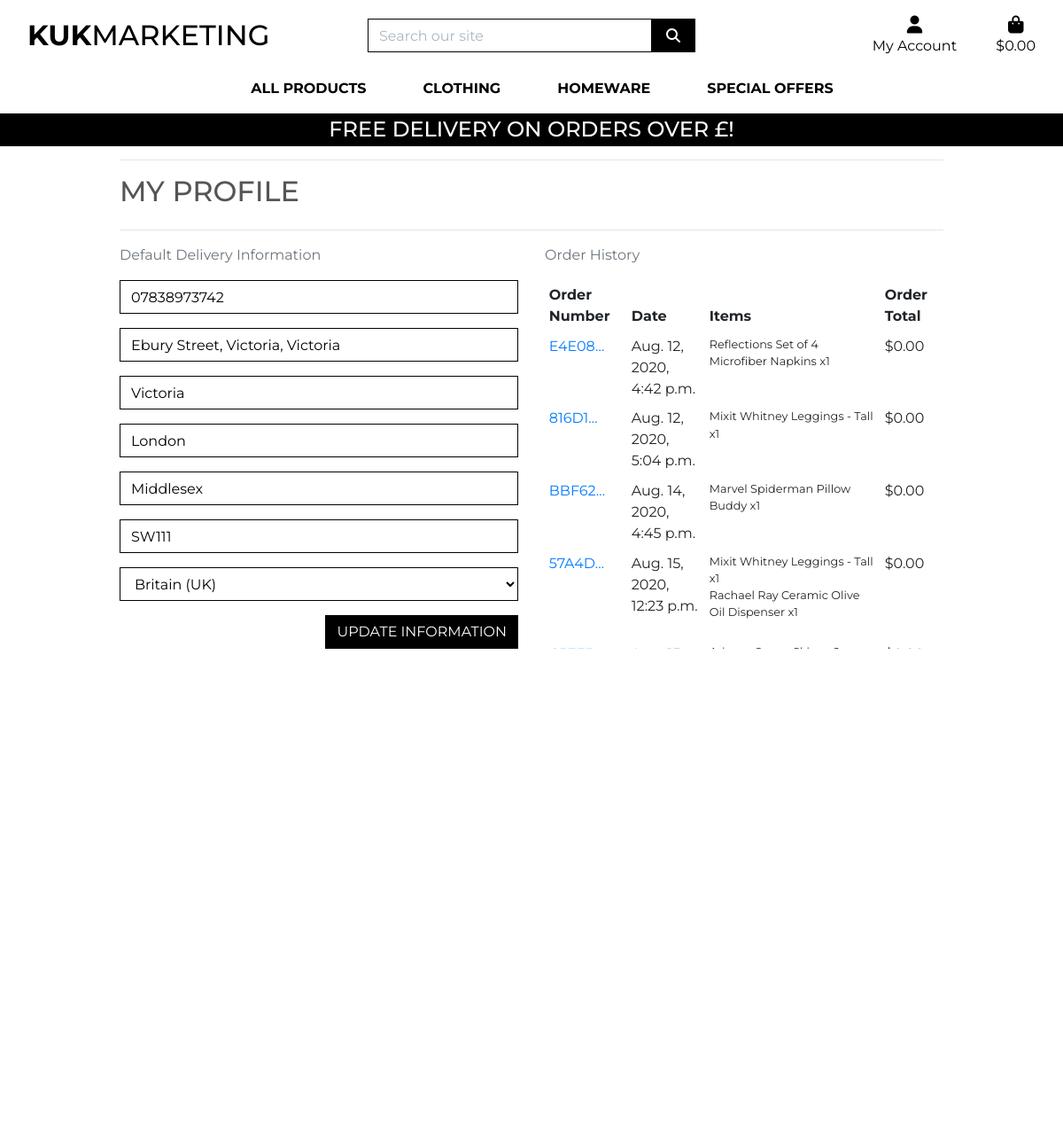
The page /profile/ (signed in) on the database as committed earlier.
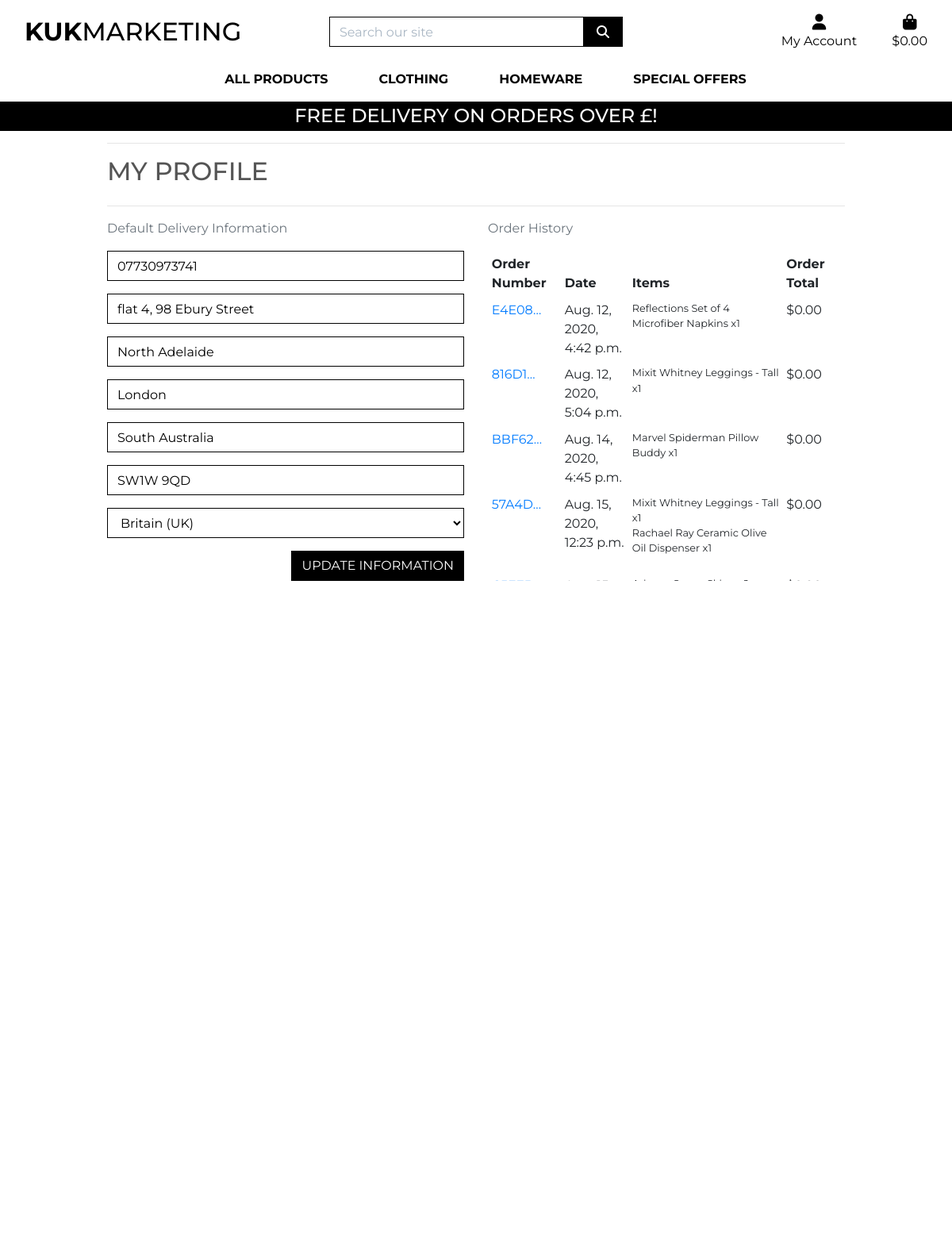
The same page on the database as committed later.
### profiles/models.py (models this page shows, shortened)
class UserProfile(models.Model):
    user = models.OneToOneField(User, on_delete=models.CASCADE)
    default_phone_number = models.CharField(max_length=20, null=True, blank=True)
    default_street_address1 = models.CharField(max_length=80, null=True, blank=True)
    default_street_address2 = models.CharField(max_length=80, null=True, blank=True)
    default_town_or_city = models.CharField(max_length=40, null=True, blank=True)
    default_county = models.CharField(max_length=80, null=True, blank=True)
    default_postcode = models.CharField(max_length=20, null=True, blank=True)
    default_country = CountryField(blank_label='Country', null=True, blank=True)

### checkout/models.py (models this page shows, shortened)
class Order(models.Model):
    order_number = models.CharField(max_length=32, null=False, editable=False)
    user_profile = models.ForeignKey(UserProfile, on_delete=models.SET_NULL,
                                     null=True, blank=True, related_name='orders')
    full_name = models.CharField(max_length=50, null=False, blank=False)
    email = models.EmailField(max_length=254, null=False, blank=False)
    phone_number = models.CharField(max_length=20, null=False, blank=False)
    country = CountryField(blank_label='Country *', null=False, blank=False)
    postcode = models.CharField(max_length=20, null=True, blank=True)
    town_or_city = models.CharField(max_length=40, null=False, blank=False)
    street_address1 = models.CharField(max_length=80, null=False, blank=False)
    street_address2 = models.CharField(max_length=80, null=True, blank=True)
    county = models.CharField(max_length=80, null=True, blank=True)
    date = models.DateTimeField(auto_now_add=True)
    delivery_cost = models.DecimalField(max_digits=6, decimal_places=2, null=False, default=0)
    order_total = models.DecimalField(max_digits=10, decimal_places=2, null=False, default=0)
    grand_total = models.DecimalField(max_digits=10, decimal_places=2, null=False, default=0)
    original_bag = models.TextField(null=False, blank=False, default='')
    stripe_pid = models.CharField(max_length=254, null=False, blank=False, default='')

class OrderLineItem(models.Model):
    order = models.ForeignKey(Order, null=False, blank=False, on_delete=models.CASCADE, related_name='lineitems')
    product = models.ForeignKey(Product, null=False, blank=False, on_delete=models.CASCADE)
    product_size = models.CharField(max_length=2, null=True, blank=True) # XS, S, M, L, XL
    quantity = models.IntegerField(null=False, blank=False, default=0)
    lineitem_total = models.DecimalField(max_digits=6, decimal_places=2, null=False, blank=False, editable=False)

### products/models.py (models this page shows, shortened)
class Product(models.Model):
    category = models.ForeignKey('Category', null=True, blank=True, on_delete=models.SET_NULL)
    sku = models.CharField(max_length=254, null=True, blank=True)
    name = models.CharField(max_length=254)
    description = models.TextField()
    has_sizes = models.BooleanField(default=False, null=True, blank=True)
    price = models.DecimalField(max_digits=6, decimal_places=2)
    rating = models.DecimalField(max_digits=6, decimal_places=2, null=True, blank=True)
    image_url = models.URLField(max_length=1024, null=True, blank=True)
    image = models.ImageField(null=True, blank=True)

### profiles/views.py (the view)
# urls.py: path('profile/', include('profiles.urls')),
@login_required
def profile(request):
    profile = get_object_or_404(UserProfile, user=request.user)
    if request.method == 'POST':
        form = UserProfileForm(request.POST, instance=profile)
        if form.is_valid():
            form.save()
            messages.success(request, 'Profile updated successfully')
        else:
            messages.error(request, 'Update failed. Please ensure the form is valid.')
    else:
        form = UserProfileForm(instance=profile)
    orders = profile.orders.all()
    template = 'profiles/profile.html'
    context = {
        'form': form,
        'orders': orders,
        'on_profile_page': True
    }
    return render(request, template, context)

### bag/contexts.py (called while the page is built, shortened)
def bag_contents(request):
    bag_items = []
    total = 0
    product_count = 0
    bag = request.session.get('bag', {})
    if total < settings.FREE_DELIVERY_THRESHOLD:
        delivery = total * Decimal(settings.STANDARD_DELIVERY_PERCENTAGE / 100)
        free_delivery_delta = settings.FREE_DELIVERY_THRESHOLD - total
    else:
        delivery = 0
        free_delivery_delta = 0
    grand_total = delivery + total
    context = {
        'bag_items': bag_items,
        'total': total,
        'product_count': product_count,
        'delivery': delivery,
        'free_delivery_delta': free_delivery_delta,
        'free_delivery_threshold': settings.FREE_DELIVERY_THRESHOLD,
        'grand_total': grand_total,
    }
    return context

### profiles/templates/profiles/profile.html (shortened to what this page needs)
{% extends "base.html" %}
{% load static %}
{% block extra_css %}
    <link rel="stylesheet" href="{% static 'profiles/css/profile.css' %}">
{% endblock %}
{% block page_header %}
    <div class="container header-container">
    </div>
{% endblock %}
{% block content %}
    <div class="overlay"></div>
    <div class="container">
        <div class="row">
            <div class="col">
                <hr>
                <h2 class="logo-font mb-4">My Profile</h2>
                <hr>
            </div>
        </div>
        <div class="row">
            <div class="col-12 col-lg-6">
                <p class="text-muted">Default Delivery Information</p>
                <form class="mt-3" action="{% url 'profile' %}" method="POST" id="profile-update-form">
                    {{ form|crispy }}
                    <button class="btn btn-black rounded-0 text-uppercase float-right">Update Information</button>
                </form>
            </div>
            <div class="col-12 col-lg-6">
                <p class="text-muted">Order History</p>
                <div class="order-history table-responsive">
                    <table class="table table-sm table-borderless">
                        <thead>
                            <tr>
                                <th>Order Number</th>
                                <th>Date</th>
                                <th>Items</th>
                                <th>Order Total</th>
                            </tr>
                        </thead>
                        <tbody>
                            {% for order in orders %}
                                <tr>
                                    <td>
                                        <a href="{% url 'order_history' order.order_number %}"
                                        title="{{ order.order_number }}">
                                            {{ order.order_number|truncatechars:6 }}
                                        </a>
                                    </td>
                                    <td>{{ order.date }}</td>
                                    <td>
                                        <ul class="list-unstyled">
                                            {% for item in order.lineitems.all %}
                                                <li class="small">
                                                    {{ item.product.name }} x{{ item.quantity }}
                                                </li>
                                            {% endfor %}
                                        </ul>
                                    </td>
                                    <td>${{ order.grand_total }}</td>
                                </tr>
                            {% endfor %}
                        </tbody>
                    </table>
                </div>
            </div>
        </div>
{% endblock %}

### templates/base.html (shortened to what this page needs)
{% load static %}
<!doctype html>
<html lang="en">
  <head>
    {% block corecss %}
        <link rel="stylesheet" href="https://stackpath.bootstrapcdn.com/bootstrap/4.4.1/css/bootstrap.min.css">
        <link rel="stylesheet" href="{% static 'css/base.css' %}">
    {% endblock %}
    {% block extra_css %}{% endblock %}
  </head>
  <body>
    <header class="container-fluid fixed-top">
        <div id="topnav" class="row bg-white pt-lg-2 d-none d-lg-flex">
            <div class="col-12 col-lg-4 my-auto py-1 py-lg-0 text-center text-lg-left">
                <a href="{% url 'home' %}" class="nav-link main-logo-link">
                    <h2 class="logo-font text-black my-0"><strong>KUK</strong>Marketing</h2>
                </a>
            </div>
            <div class="col-12 col-lg-4 my-auto py-1 py-lg-0">
                <form method="GET" action="{% url 'products' %}">
                    <div class="input-group w-100">
                        <input class="form-control border border-black rounded-0" type="text" name="q" placeholder="Search our site">
                        <div class="input-group-append">
                            <button class="form-control btn btn-black border border-black rounded-0" type="submit">
                                <span class="icon">
                                    <i class="fas fa-search"></i>
                                </span>
                            </button>
                        </div>
                    </div>
                </form>
            </div>
            <div class="col-12 col-lg-4 my-auto py-1 py-lg-0">
                <ul class="list-inline list-unstyled text-center text-lg-right my-0">
                    <li class="list-inline-item dropdown">
                        <a class="text-black nav-link" href="#" id="user-options" data-toggle="dropdown" aria-haspopup="true" aria-expanded="false">
                            <div class="text-center">
                                <div><i class="fas fa-user fa-lg"></i></div>
                                <p class="my-0">My Account</p>
                            </div>
                        </a>
                    </li>
                    <li class="list-inline-item">
                        <a class="{% if grand_total %}text-info font-weight-bold{% else %}text-black{% endif %} nav-link" href="{% url 'view_bag' %}">
                            <div class="text-center">
                                <div><i class="fas fa-shopping-bag fa-lg"></i></div>
                                <p class="my-0">
                                    {% if grand_total %}
                                        ${{ grand_total|floatformat:2 }}
                                    {% else %}
                                        $0.00
                                    {% endif %}
                                </p>
                            </div>
                        </a>
                    </li>
                </ul>
            </div>
        </div>
        <div class="row bg-white">
            <nav class="navbar navbar-expand-lg navbar-light w-100">
                {% include 'includes/main_nav.html' %}
            </nav>
        </div>
        <div id="delivery-banner" class="row text-center">
            <div class="col bg-black text-white">
                <h4 class="logo-font my-1">Free delivery on orders over £{{ free_shipping_threshold }}!</h4>
            </div>
        </div>
    </header>
    {% block page_header %}
    {% endblock %}
    {% block content %}
    {% endblock %}
  </body>
</html>

### templates/includes/main_nav.html (shortened to what this page needs)
<div class="collapse navbar-collapse" id="main-nav">
    <ul class="navbar-nav w-auto mx-auto">
        <li class="nav-item dropdown">
            <a class="logo-font font-weight-bold nav-link text-black mr-5" href="#" id="all-products-link" data-toggle="dropdown" aria-haspopup="true" aria-expanded="false">
                All Products
            </a>
        </li>
        <li class="nav-item dropdown">
            <a class="logo-font font-weight-bold nav-link text-black mr-5" href="#" id="clothing-link" data-toggle="dropdown" aria-haspopup="true" aria-expanded="false">
                Clothing
            </a>
        </li>
        <li class="nav-item dropdown">
            <a class="logo-font font-weight-bold nav-link text-black mr-5" href="#" id="homeware-link" data-toggle="dropdown" aria-haspopup="true" aria-expanded="false">
                Homeware
            </a>
        </li>
        <li class="nav-item dropdown">
            <a class="logo-font font-weight-bold nav-link text-black" href="#" id="specials-link" data-toggle="dropdown" aria-haspopup="true" aria-expanded="false">
                Special Offers
            </a>
        </li>
    </ul>
</div>

### static/css/base.css (style rules this page uses)
html { height: 100%; }
body { background: url('/media/homepage_background.png') no-repeat center center fixed; background-size: cover; height: calc(100vh - 164px); color: #555; font-family: 'Montserrat'; }
.icon { align-items: center; display: inline-flex; justify-content: center; height: 1.5rem; width: 1.5rem; }
.logo-font { text-transform: uppercase; }
.main-logo-link { width: fit-content; }
.btn-black { background: black; color: white; }
.text-black { color: #000 !important; }
.border-black { border: 1px solid black !important; }
.bg-black { background: #000 !important; }
.overlay { height: 100%; width: 100%; top: 0; left: 0; position: fixed; background: white; z-index: -1; }
input[name='q']::placeholder { color: #aab7c4; }
@media (min-width: 1200px) { .container { max-width: 80%; } }
@media (min-width: 992px) { .header-container { padding-top: 164px; } }

### profiles/static/profiles/css/profile.css (style rules this page uses)
.order-history { max-height: 416px; overflow-y: auto; }
#profile-update-form .form-control { color: #000; }
#profile-update-form input::placeholder { color: #aab7c4; }
#id_default_country, #id_default_country option:not(:first-child) { color: #000; }

Rows that differ between the two databases and show on the page:
changed UserProfile "London": default_phone_number "07838973742" → "07730973741"; default_street_address1 "Ebury Street, Victoria, Victoria" → "flat 4, 98 Ebury Street"; default_street_address2 "Victoria" → "North Adelaide"; default_county "Middlesex" → "South Australia"; default_postcode "SW111" → "SW1W 9QD"
